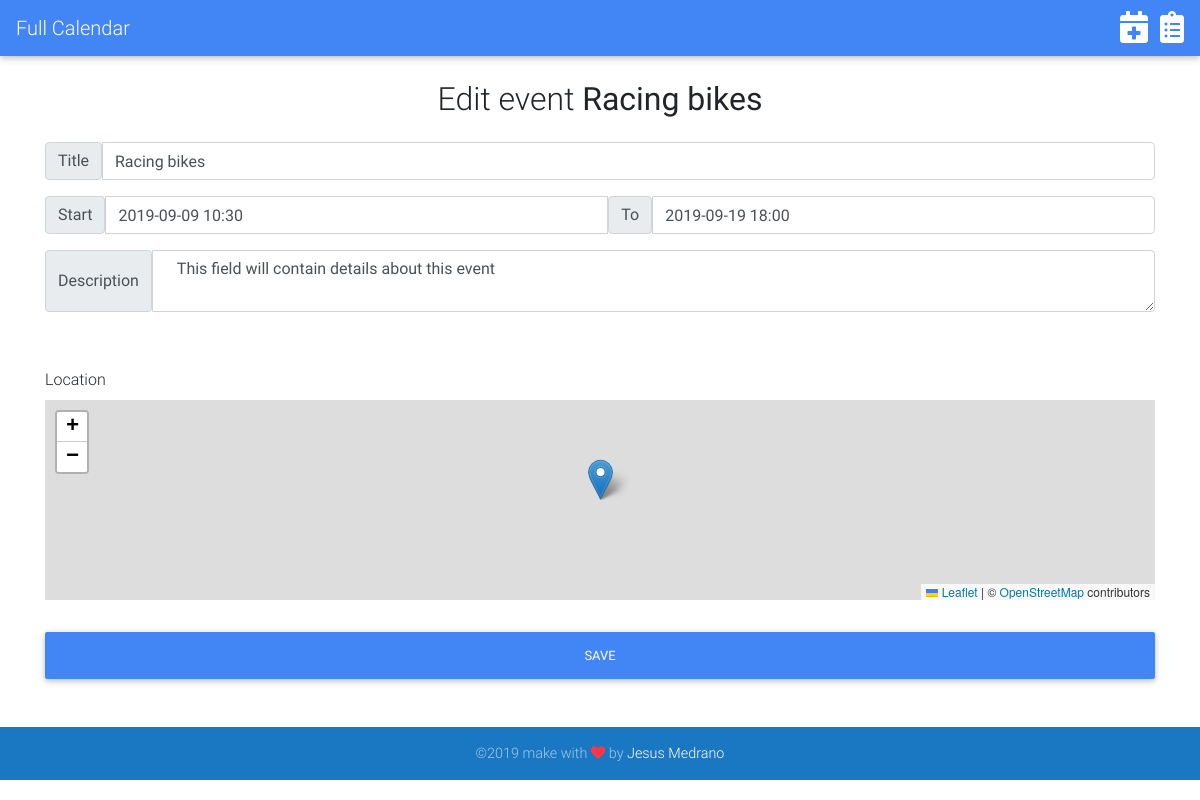
Page /event/edit/12 on the committed database.
### tables this page shows
CREATE TABLE `events` (
  `id` int(11) NOT NULL,
  `title` varchar(255) NOT NULL,
  `start` datetime NOT NULL,
  `end` datetime NOT NULL,
  `description` varchar(255) NOT NULL,
  `lat` decimal(10,6) NOT NULL,
  `lng` decimal(10,6) NOT NULL
);

### application/controllers/Event.php (called while the page is built, shortened)
<?php
class Event extends CI_Controller
{
	public function edit($id = null)
	{
		$id = $this->db->escape((int) $id);
		$event = $this->Events_model->getEvent($id);
		$this->load->view('layouts/header');
		$this->load->view('_events/edit', compact('event'));
		$this->load->view('layouts/footer');
	}
}

### index.php (called while the page is built, shortened)
<?php
require_once BASEPATH.'core/CodeIgniter.php';

### application/models/Events_model.php (called while the page is built, shortened)
<?php
class Events_model extends CI_Model {
	public function getEvent($id){
		return $this->db->query("SELECT * FROM events WHERE id = {$id}")->row();
	}
}

### application/views/_events/edit.php (the view, shortened to what this page needs)
<h2 class="text-center">Edit event <b><?= $event->title?></b></h2>
<?php echo form_open('event/update') ?>
	<div class="input-group py-3">
		<span class="input-group-text">Title</span>
		<input type="text" id="title" name="title" class="form-control" value="<?= $event->title?>" required>
	</div>
	<div class="input-group mb-3">
		<span class="input-group-text">Start</span>
		<input type="text" class="form-control datetimepicker-input" id="datetimepicker7" name="start" data-toggle="datetimepicker" data-target="#datetimepicker7" />
		<span class="input-group-text">To</span>
		<input type="text" class="form-control datetimepicker-input" id="datetimepicker8" name="end" data-toggle="datetimepicker" data-target="#datetimepicker8" />
	</div>
	<div class="input-group mb-3">
		<span class="input-group-text">Description</span> <textarea type="text" id="description" name="description" class="form-control" > <?= $event->description?></textarea>
	</div>
	<div class="group py-2 mt-5">
		<label>Location</label>
		<div id="mapid"></div>
	</div>
	<div class="text-center py-4">
		<button type="submit" class="btn btn-primary btn-block">Save</button>
	</div>
<?php echo form_close() ?>

### application/views/_events/edit.php (style rules this page uses)
#mapid { height: 200px; }

### rows in the picture
events: title "Racing bikes", description "This field will contain details about this event"
